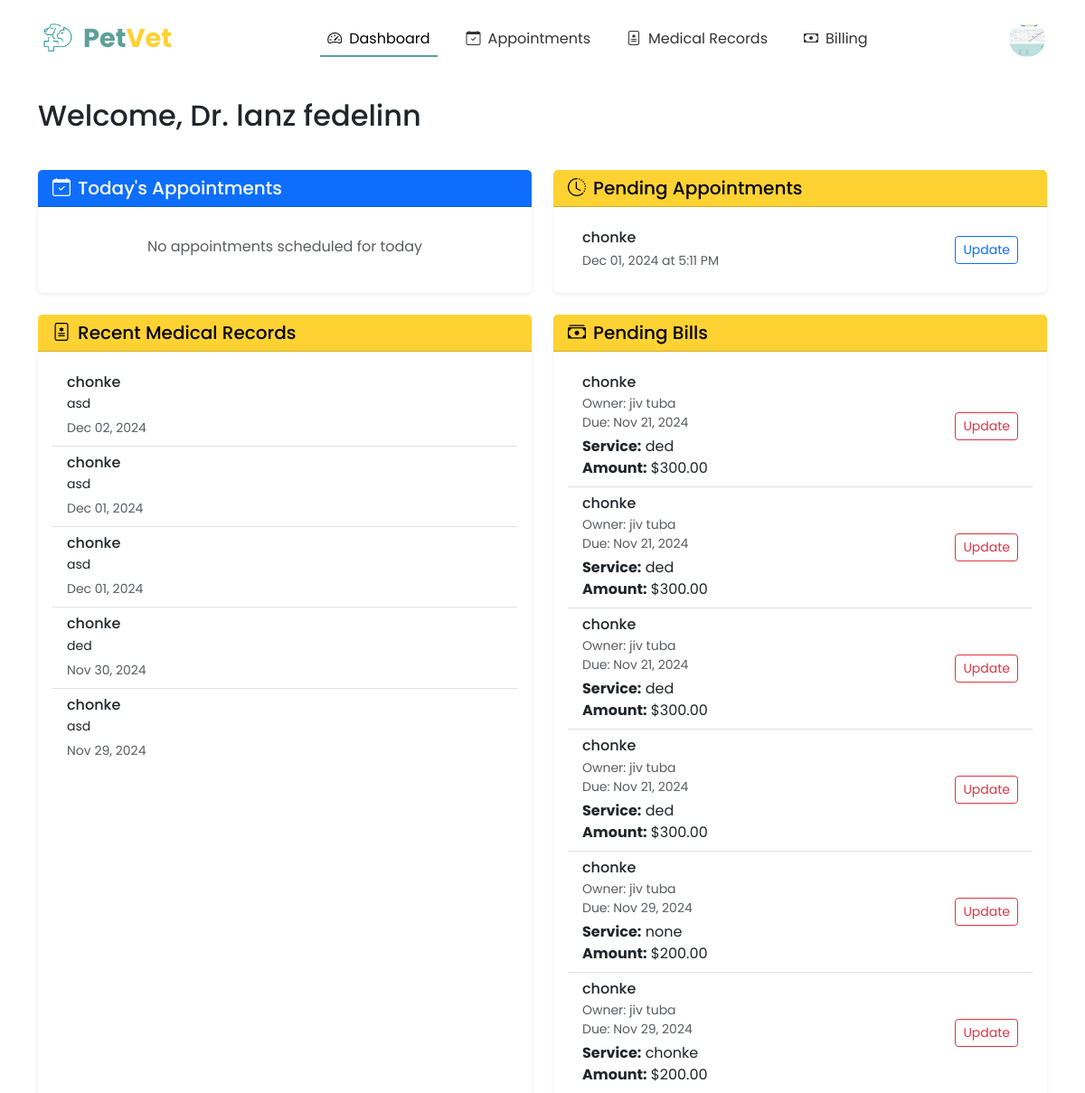
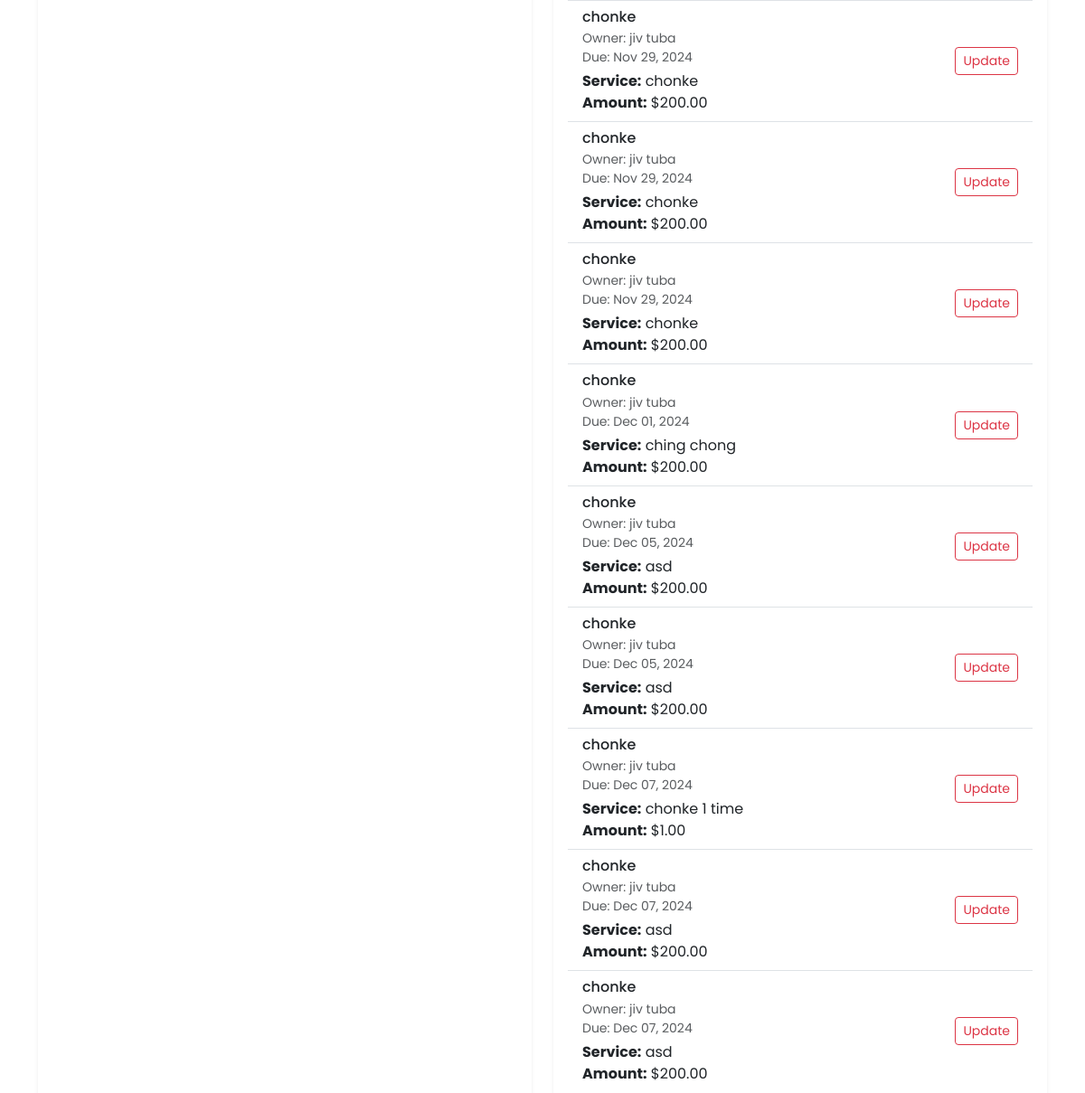
The page /vet/dashboard/ (signed in, upper part) on the database as committed earlier (2 pictures, top to bottom).
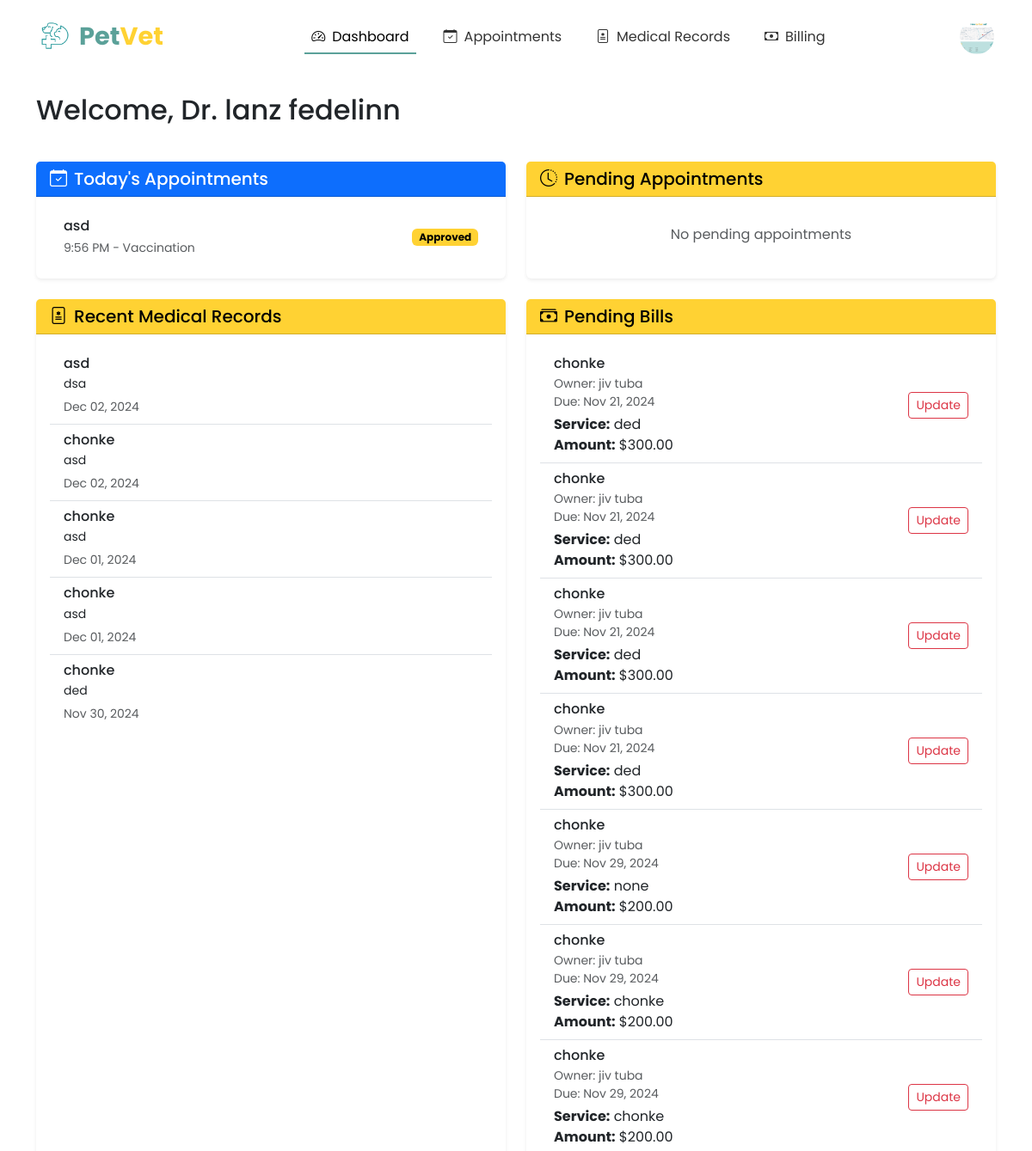
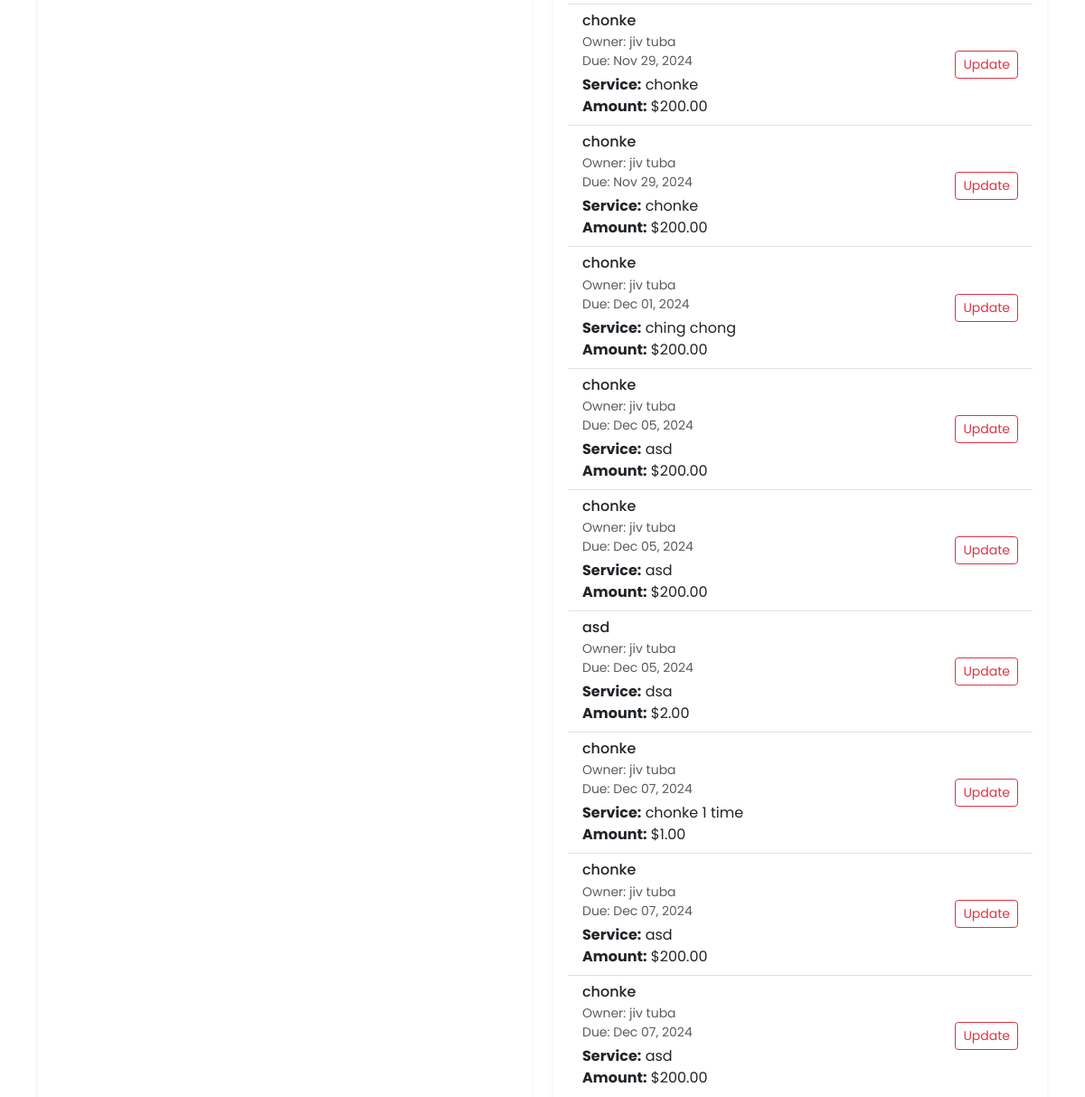
The same page on the database as committed later (2 pictures, top to bottom).
### appointments/models.py (models this page shows, shortened)
class Appointment(models.Model):
    STATUS_CHOICES = [
        ('PENDING', 'Pending Approval'),
        ('APPROVED', 'Approved'),
        ('COMPLETED', 'Completed'),
        ('CANCELLED', 'Cancelled'),
        ('REJECTED', 'Rejected'),
    ]
    SERVICE_CHOICES = [
        ('CHECKUP', 'General Check-up'),
        ('VACCINATION', 'Vaccination'),
        ('SURGERY', 'Surgery'),
        ('GROOMING', 'Grooming'),
        ('DENTAL', 'Dental Care'),
        ('EMERGENCY', 'Emergency Care'),
    ]
    pet = models.ForeignKey(Pet, on_delete=models.CASCADE, related_name='appointments')
    owner = models.ForeignKey(Profile, on_delete=models.CASCADE, null=True)  # Making owner nullable
    veterinarian = models.ForeignKey(VeterinarianProfile, on_delete=models.SET_NULL, null=True, related_name='appointments')
    service_type = models.CharField(max_length=20, choices=SERVICE_CHOICES, default='CHECKUP')
    date = models.DateField()
    time = models.TimeField()
    reason = models.TextField(blank=True, null=True)
    status = models.CharField(max_length=20, choices=STATUS_CHOICES, default='PENDING')
    notes = models.TextField(blank=True, null=True)
    created_at = models.DateTimeField(auto_now_add=True)
    updated_at = models.DateTimeField(auto_now=True)
    class Meta:
        ordering = ['date', 'time']

### pet_registration/models.py (models this page shows, shortened)
class Pet(models.Model):
    owner = models.ForeignKey(User, on_delete=models.CASCADE, related_name='pets')
    pet_id = models.CharField(max_length=20, unique=True)
    pet_name = models.CharField(max_length=50)
    breed = models.CharField(max_length=50)
    species = models.CharField(max_length=50)
    sex = models.CharField(max_length=10, choices=[('Male', 'Male'), ('Female', 'Female'), ('Unknown', 'Unknown')])
    weight = models.DecimalField(max_digits=5, decimal_places=2)
    birthday = models.DateField()
    pet_description = models.TextField(blank=True, null=True)
    image_url = models.ImageField(upload_to='pet_images/', blank=True, null=True)
    primary_veterinarian = models.ForeignKey('veterinarians.VeterinarianProfile',
        on_delete=models.SET_NULL,
        null=True,
        blank=True,
        related_name='primary_pets'
    )

### veterinarians/models.py (models this page shows, shortened)
class MedicalRecord(models.Model):
    pet = models.ForeignKey(Pet, on_delete=models.CASCADE, related_name='medical_records')
    veterinarian = models.ForeignKey(VeterinarianProfile, on_delete=models.CASCADE)
    date = models.DateTimeField(auto_now_add=True)
    diagnosis = models.TextField()
    treatment = models.ForeignKey(Treatment, on_delete=models.SET_NULL, null=True, blank=True)
    notes = models.TextField(blank=True)
    next_visit_date = models.DateField(null=True, blank=True)

class BillingRecord(models.Model):
    STATUS_CHOICES = [
        ('PENDING', 'Pending'),
        ('PAID', 'Paid'),
        ('OVERDUE', 'Overdue'),
        ('CANCELLED', 'Cancelled'),
    ]
    PAYMENT_METHOD_CHOICES = [
        ('CASH', 'Cash'),
        ('CREDIT_CARD', 'Credit Card'),
        ('DEBIT_CARD', 'Debit Card'),
        ('GCASH', 'GCash'),
        ('MAYA', 'Maya'),
    ]
    medical_record = models.OneToOneField(MedicalRecord, on_delete=models.CASCADE)
    amount = models.DecimalField(max_digits=10, decimal_places=2)
    status = models.CharField(max_length=10, choices=STATUS_CHOICES, default='PENDING')
    due_date = models.DateField()
    created_at = models.DateTimeField(auto_now_add=True, null=True)
    payment_method = models.CharField(max_length=50, choices=PAYMENT_METHOD_CHOICES, blank=True)
    payment_date = models.DateField(null=True, blank=True)
    invoice_number = models.CharField(max_length=50, unique=True)
    notes = models.TextField(blank=True)

### veterinarians/views.py (the view)
# urls.py: path('dashboard/', views.dashboard, name='dashboard'),
@login_required
@user_passes_test(is_veterinarian)
def dashboard(request):
    vet_profile = get_object_or_404(VeterinarianProfile, profile=request.user.profile)
    today = datetime.now().date()
    today_appointments = Appointment.objects.filter(
        veterinarian=vet_profile,
        date=today
    ).order_by('-time')
    pending_appointments = Appointment.objects.filter(
        Q(veterinarian=vet_profile) & Q(status='PENDING')
    ).order_by('date', 'time')
    recent_records = MedicalRecord.objects.filter(
        veterinarian=vet_profile
    ).order_by('-date')[:5]
    pending_bills = BillingRecord.objects.filter(
        medical_record__veterinarian=vet_profile,
        status='PENDING'
    ).order_by('due_date')
    context = {
        'today_appointments': today_appointments,
        'pending_appointments': pending_appointments,
        'recent_records': recent_records,
        'pending_bills': pending_bills,
    }
    return render(request, 'veterinarians/dashboard.html', context)

### veterinarians/views.py (called while the page is built)
def is_veterinarian(user):
    return user.profile.role == 'VET'

### veterinarians/templates/veterinarians/dashboard.html (shortened to what the changed rows need)
{% extends 'base.html' %}
{% load static %}
{% block content %}
<div class="container py-4">
    <div class="row mb-4">
        <div class="col">
            <h2 class="mb-3">Welcome, Dr. {{ user.profile.first_name }} {{ user.profile.last_name }}</h2>
        </div>
    </div>
    <div class="row g-4">
        <div class="col-md-6">
            <div class="card h-100 border-0 shadow-sm">
                <div class="card-body">
                    {% if today_appointments %}
                        <div class="list-group list-group-flush">
                            {% for appointment in today_appointments %}
                                <div class="list-group-item">
                                    <div class="d-flex justify-content-between align-items-center">
                                        <div>
                                            <h6 class="mb-1">{{ appointment.pet.pet_name }}</h6>
                                            <small class="text-muted">
                                                {{ appointment.time|time:"g:i A" }} -
                                                {{ appointment.get_service_type_display }}
                                            </small>
                                        </div>
                                        <span class="badge {% if appointment.status == 'APPROVED' %}bg-success
                                                          {% elif appointment.status == 'PENDING' %}bg-warning
                                                          {% elif appointment.status == 'COMPLETED' %}bg-info
                                                          {% elif appointment.status == 'CANCELLED' %}bg-danger
                                                          {% elif appointment.status == 'REJECTED' %}bg-secondary
                                                          {% endif %}">
                                            {{ appointment.get_status_display }}
                                        </span>
                                    </div>
                                </div>
                            {% endfor %}
                        </div>
                    {% else %}
                        <p class="text-muted text-center my-3">No appointments scheduled for today</p>
                    {% endif %}
                </div>
            </div>
        </div>
        <div class="col-md-6">
            <div class="card h-100 border-0 shadow-sm">
                <div class="card-body">
                    {% if pending_appointments %}
                        <div class="list-group list-group-flush">
                            {% for appointment in pending_appointments %}
                                <div class="list-group-item">
                                    <div class="d-flex justify-content-between align-items-center">
                                        <div>
                                            <h6 class="mb-1">{{ appointment.pet.pet_name }}</h6>
                                            <small class="text-muted">
                                                {{ appointment.date|date:"M d, Y" }} at
                                                {{ appointment.time|time:"g:i A" }}
                                            </small>
                                        </div>
                                        <div>
                                            <a href="{% url 'veterinarians:update_appointment' appointment.id %}"
                                               class="btn btn-sm btn-outline-primary">
                                                Update
                                            </a>
                                        </div>
                                    </div>
                                </div>
                            {% endfor %}
                        </div>
                    {% else %}
                        <p class="text-muted text-center my-3">No pending appointments</p>
                    {% endif %}
                </div>
            </div>
        </div>
        <div class="col-md-6">
            <div class="card h-100 border-0 shadow-sm">
                <div class="card-body">
                    {% if recent_records %}
                        <div class="list-group list-group-flush">
                            {% for record in recent_records %}
                                <div class="list-group-item">
                                    <h6 class="mb-1">{{ record.pet.pet_name }}</h6>
                                    <p class="mb-1 small">{{ record.diagnosis|truncatechars:100 }}</p>
                                    <small class="text-muted">{{ record.date|date:"M d, Y" }}</small>
                                </div>
                            {% endfor %}
                        </div>
                    {% else %}
                        <p class="text-muted text-center my-3">No recent medical records</p>
                    {% endif %}
                </div>
            </div>
        </div>
        <div class="col-md-6">
            <div class="card h-100 border-0 shadow-sm">
                <div class="card-body">
                    {% if pending_bills %}
                        <div class="list-group list-group-flush">
                            {% for bill in pending_bills %}
                                <div class="list-group-item">
                                    <div class="d-flex justify-content-between align-items-center">
                                        <div>
                                            <h6 class="mb-1">{{ bill.medical_record.pet.pet_name }}</h6>
                                            <p class="mb-1 small text-muted">
                                                Owner: {{ bill.medical_record.pet.owner.get_full_name }}
                                                <br>
                                                Due: {{ bill.due_date|date:"M d, Y" }}
                                            </p>
                                            <p class="mb-0">
                                                <strong>Service:</strong> {{ bill.medical_record.diagnosis|default:"Medical Service" }}
                                                <br>
                                                <strong>Amount:</strong> ${{ bill.amount|floatformat:2 }}
                                            </p>
                                        </div>
                                        <div>
                                            <a href="{% url 'veterinarians:update_billing' bill.id %}"
                                               class="btn btn-sm btn-outline-danger">
                                                Update
                                            </a>
                                        </div>
                                    </div>
                                </div>
                            {% endfor %}
                        </div>
                    {% else %}
                        <p class="text-muted text-center my-3">No pending bills</p>
                    {% endif %}
                </div>
            </div>
        </div>
    </div>
</div>
{% endblock %}

Rows that differ between the two databases and show on the page:
no longer on this page (row edited): Appointment: pet.pet_name "chonke", date "Dec 01, 2024", time "5:11 PM", shown under "Pending Appointments"
no longer on this page (row unchanged): MedicalRecord: pet.pet_name "chonke", diagnosis "asd", date "Nov 29, 2024"
added Appointment: pet.pet_name "asd", time "9:56 PM", service_type "Vaccination", status "Approved", shown under "Today's Appointments"
added MedicalRecord: pet.pet_name "asd", diagnosis "dsa", date "Dec 02, 2024"
added BillingRecord: medical_record.pet.pet_name "asd", medical_record.pet.owner.get_full_name "jiv tuba", due_date "Dec 05, 2024", medical_record.diagnosis "dsa", amount "2.00"
Other text that changed with them:
text no longer shown: "No appointments scheduled for today"
text now shown: "No pending appointments"
